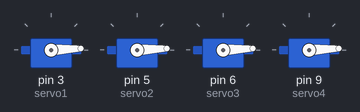
Recording of a sketch running on a simulated Arduino Uno, built with avr-gcc and run on an emulated ATmega328P. On the bench: 4 × servo.

Above: at 0.05 s.
At 0.8 s:
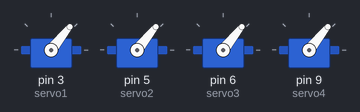
At 1.55 s:
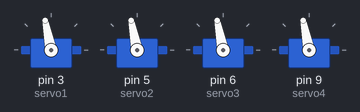
At 3.1 s:
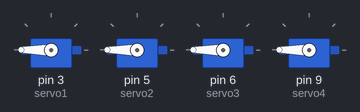
At 4.65 s:
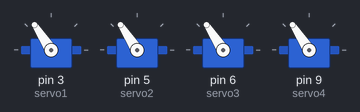
At 6.2 s:
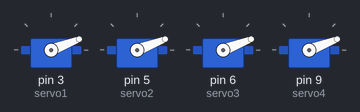
Timing chart, 0 to 9.8 s (numbered marks = the images above):
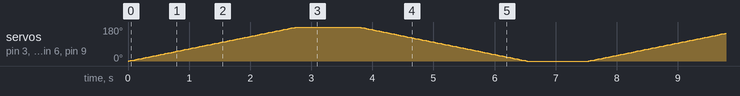

The sketch:

servo_control.ino
```cpp
#include <Servo.h>

Servo servo1;
Servo servo2;
Servo servo3;
Servo servo4;

void setup() {
  servo1.attach(3);
  servo2.attach(5);
  servo3.attach(6);
  servo4.attach(9);
}

void loop() {
  for (int pos = 0; pos <= 180; pos++) {
    servo1.write(pos);
    servo2.write(pos);
    servo3.write(pos);
    servo4.write(pos);
    delay(15);
  }
  delay(1000);
  for (int pos = 180; pos >= 0; pos--) {
    servo1.write(pos);
    servo2.write(pos);
    servo3.write(pos);
    servo4.write(pos);
    delay(15);
  }
  delay(1000);
}
```
